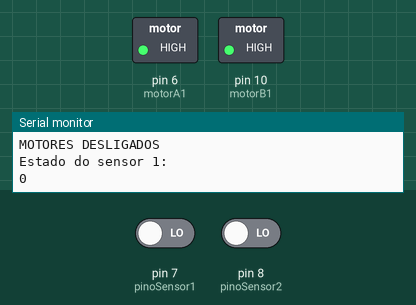
This sketch was run on a simulated Arduino Uno, built with avr-gcc and run on an emulated ATmega328P. Shown: switched loads named in the sketch (green lamp = pin HIGH), the last lines printed to the serial monitor. The test bench sets the inputs (shaded band); at power-on: pin 7 (pinoSensor1) LOW, pin 8 (pinoSensor2) LOW.

Above: at 7.8 s.
7.9 s: pin 7 (pinoSensor1) driven HIGH
At 12.3 s:
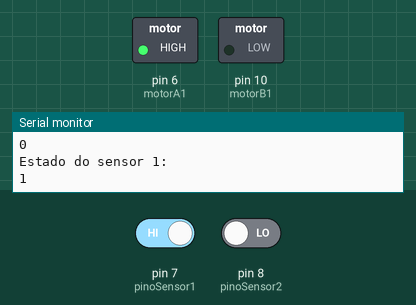
13.5 s: pin 7 (pinoSensor1) driven LOW
At 16.6 s:
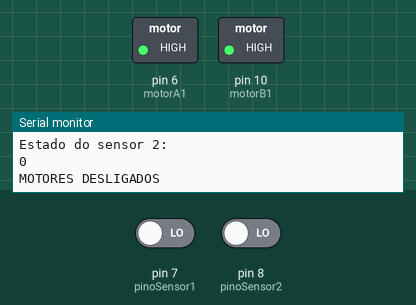
20.5 s: pin 8 (pinoSensor2) driven HIGH
At 25.9 s:
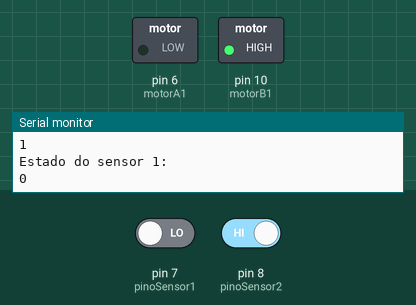
26.5 s: pin 8 (pinoSensor2) driven LOW
At 30.2 s:
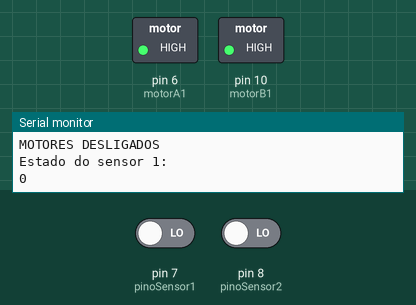
Timing chart, 0 to 31.7 s (numbered marks = the images above; inputs shaded):
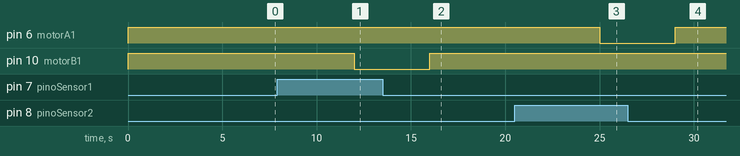

The sketch:

TesteCarrinho.ino
```cpp
#define pinoSensor1 7
#define pinoSensor2 8
#define motorA1 6
#define motorB1 10

void setup() {
    pinMode(pinoSensor1, INPUT);
    pinMode(pinoSensor2, INPUT);
    pinMode(motorA1, OUTPUT);
    pinMode(motorB1, OUTPUT);

    Serial.begin(9600);
}

void loop() {
      bool estadoSensor1 = 1, estadoSensor2 = 1;

      digitalWrite(motorB1, HIGH);
      digitalWrite(motorA1, HIGH);

      delay(1000);

      while(estadoSensor1 == 1 || estadoSensor2 == 1){

      estadoSensor1 = digitalRead(pinoSensor1);
      estadoSensor2 = digitalRead(pinoSensor2);

      Serial.println("Estado do sensor 1: ");
      Serial.println(estadoSensor1);

      delay(2000);

      Serial.println("Estado do sensor 2: ");
      Serial.println(estadoSensor2);

      if(estadoSensor1 == 1 && estadoSensor2 == 0){

            digitalWrite(motorB1, LOW);
            digitalWrite(motorA1, HIGH);
      }


      if(estadoSensor1 == 0 && estadoSensor2 == 1){

            digitalWrite(motorA1, LOW);
            digitalWrite(motorB1, HIGH);
      }


    }

            digitalWrite(motorA1, LOW);
            digitalWrite(motorB1, LOW);
            Serial.println("MOTORES DESLIGADOS ");

}
```

Measured:
- after the input at 7.9 s, pin 10 (motorB1): HIGH → LOW after 4.1 s
- after the input at 13.5 s, pin 10 (motorB1): LOW → HIGH after 2.5 s
- after the input at 20.5 s, pin 6 (motorA1): HIGH → LOW after 4.5 s
- after the input at 26.5 s, pin 6 (motorA1): LOW → HIGH after 2.5 s
